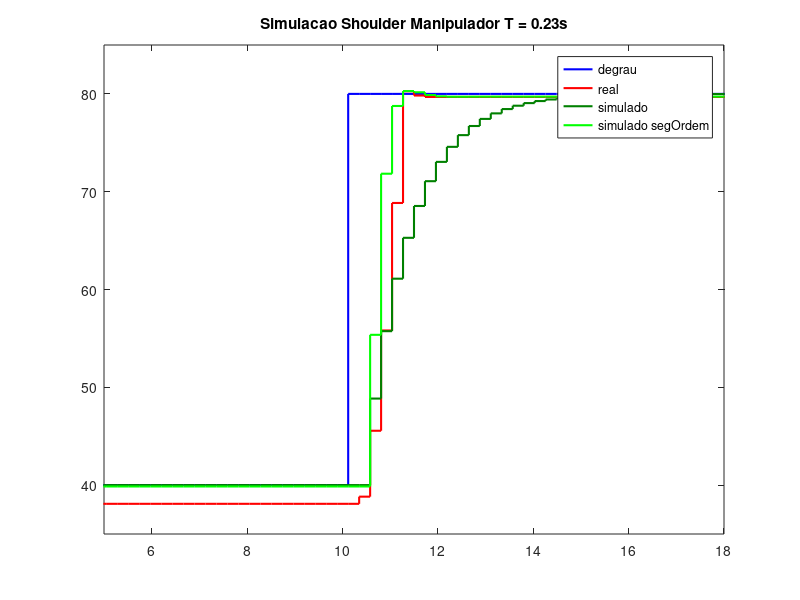
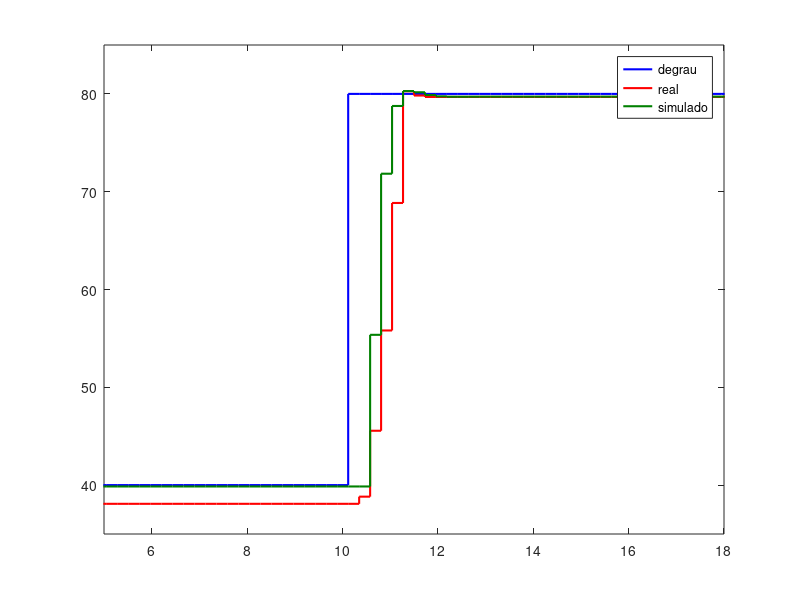
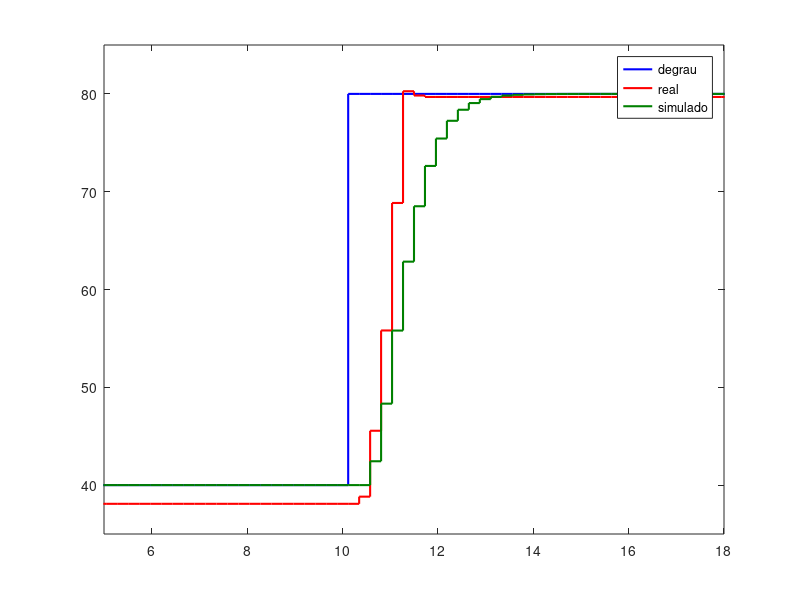

Here is the MATLAB script that generated these plots, in order:
clc;
close all;

load('inputShoulder0_23.mat')
load('outputShoulder0_23.mat')

darkGreen = [0, 0.5, 0];
darknessGreen = [0, 0.1, 0];

% Um polo - Discreto direto
tfShoulder0_23 = tf(1,[.92 1])
tfShoulder0_23 = c2d(tfShoulder0_23, 0.23,'zoh')
% Dois polos c2d (MELHOR RESULTADO)
% tfShoulder0_23_segOrdem = tf([13.3384],[1 7.3043 13.3384])
tfShoulder0_23_segOrdem = tf([.9965*28.69898],[1 8.5714 28.69898])
tfShoulder0_23_segOrdem = c2d(tfShoulder0_23_segOrdem, 0.23,'zoh')

timeShoulder0_23 = 0:0.23:19.78;

refShoulder0_23_estab = zeros(1,187);
timeShoulder0_23_estab = 0:0.23:42.78;

for idx = 1:187
    if idx <= 145
        refShoulder0_23_estab(1,idx) = 40;
    else
        refShoulder0_23_estab(1,idx) = 80;
    end
end

resultStepShoulder0_23 = lsim(tfShoulder0_23,refShoulder0_23_estab,timeShoulder0_23_estab);
resultStepShoulder0_23_segOrdem = lsim(tfShoulder0_23_segOrdem,refShoulder0_23_estab,timeShoulder0_23_estab);

figure(1)
stairs(timeShoulder0_23(1,:),inputShoulder0_23(:,1),'b', 'LineWidth', 1.5);
hold on
stairs(timeShoulder0_23(1,:),outputShoulder0_23(:,1),'r', 'LineWidth', 1.5);
hold on
stairs(timeShoulder0_23(1,:),resultStepShoulder0_23(101:187,1),'Color',darkGreen, 'LineWidth', 1.5);
hold on
stairs(timeShoulder0_23(1,:),resultStepShoulder0_23_segOrdem(101:187,1),'g', 'LineWidth', 1.5);
axis([5 18 35 85])
legend('degrau','real','simulado', 'simulado segOrdem')
title('Simulacao Shoulder Manipulador T = 0.23s')

figure(2)
stairs(timeShoulder0_23(1,:),inputShoulder0_23(:,1),'b', 'LineWidth', 1.5);
hold on
stairs(timeShoulder0_23(1,:),outputShoulder0_23(:,1),'r', 'LineWidth', 1.5);
hold on
stairs(timeShoulder0_23(1,:),resultStepShoulder0_23_segOrdem(101:187,1),'Color',darkGreen, 'LineWidth', 1.5);
axis([5 18 35 85])
legend('degrau','real','simulado')
%title('Simulacao Shoulder Manipulador T = 0.23s')

% ---------------------------- Malha Fechada -------------------------

% C_BASE = C_FOREARM = C_SHOULDER = ( 3.74*s + 3.4 ) / s
% 
% pid = kp + ki/s + kd*s
% 
% Zero = -0.909090
% Polo = 0
% 
% Kp = 3.74
% Ki = 3.4

% c_pi = tf([3.74 3.4],[1 0])
% c_pi = c2d(c_pi,0.23,'zoh')
c_pi = tf([0.15724 0.065128808],[1 -1],0.23)

mf_shoulder = feedback(c_pi*tfShoulder0_23_segOrdem,1)

result_mf_step_shoulder = lsim(mf_shoulder,refShoulder0_23_estab,timeShoulder0_23_estab);

figure(3)
stairs(timeShoulder0_23(1,:),inputShoulder0_23(:,1),'b', 'LineWidth', 1.5);
hold on
stairs(timeShoulder0_23(1,:),outputShoulder0_23(:,1),'r', 'LineWidth', 1.5);
hold on
stairs(timeShoulder0_23(1,:),result_mf_step_shoulder(101:187,1),'b','Color',darkGreen, 'LineWidth', 1.5);
axis([5 18 35 85])
legend('degrau','real','simulado')
%title('Simulacao MF Shoulder Manipulador')
